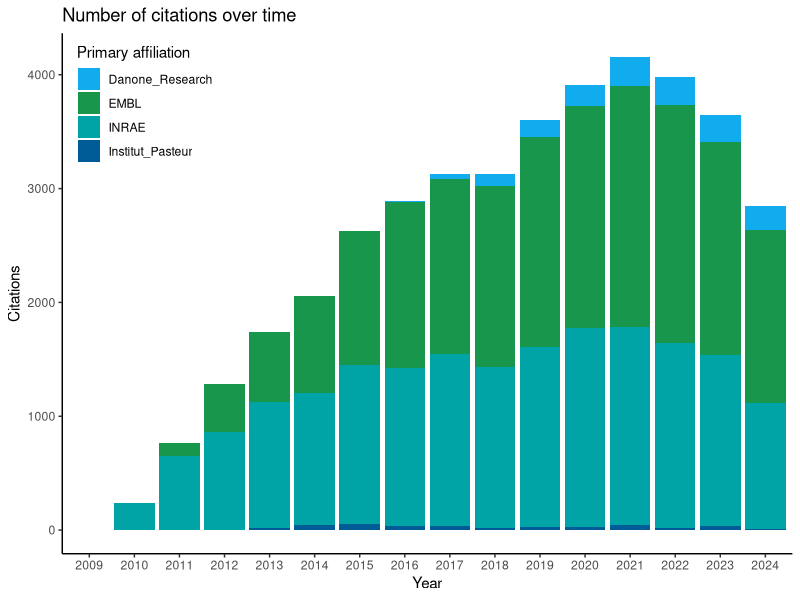
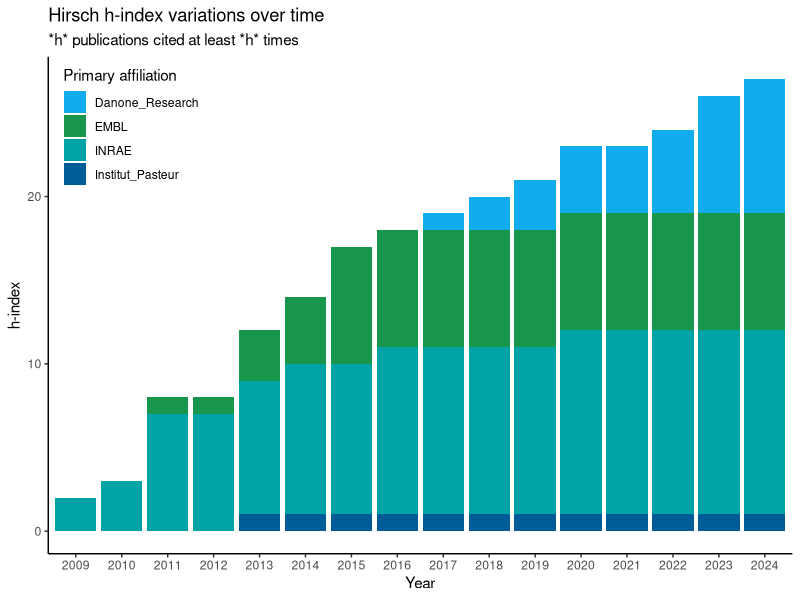
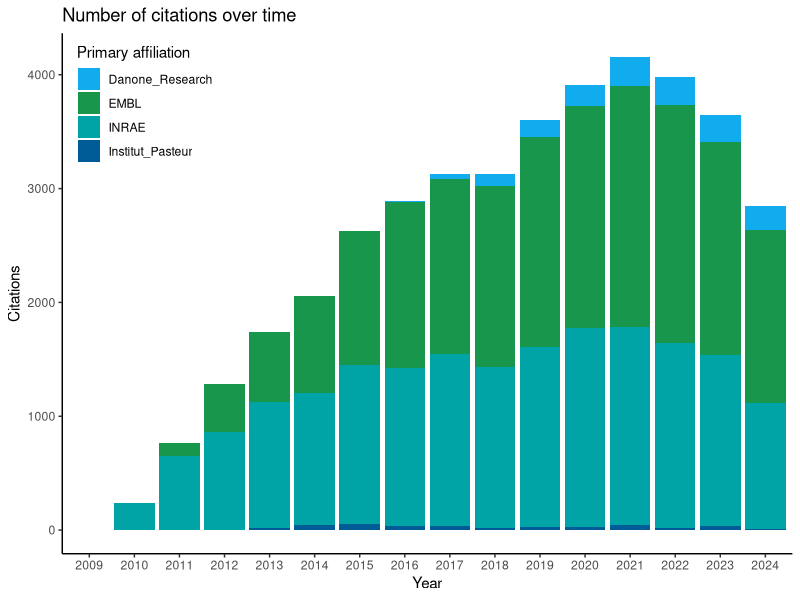
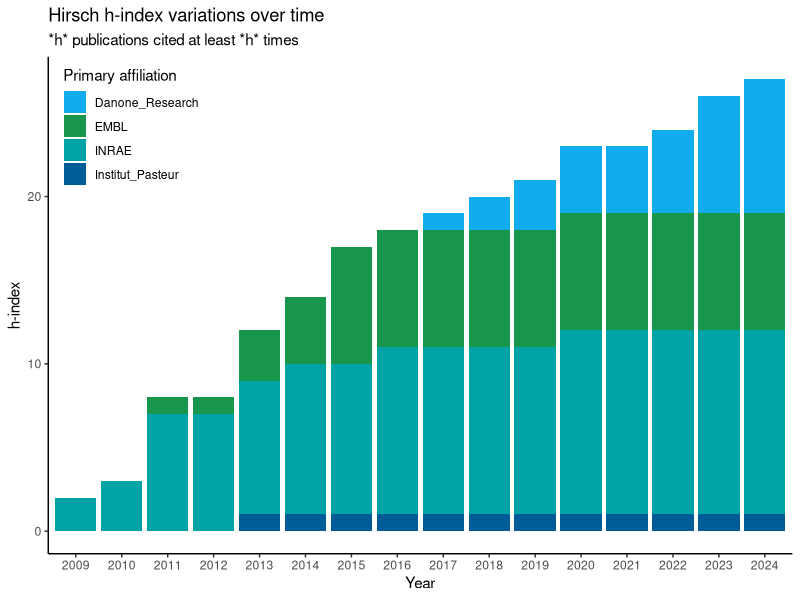

Write R code to recreate these figures, in order.
## ---- chunk 1

library(ggplot2)
library(dplyr)


## ---- chunk 2

publications_google_scholar = readr::read_csv("_data/publications_google_scholar.csv")

publications_citations_per_years = readr::read_csv("_data/publications_citations_per_years.csv")



## ---- chunk 3

affiliation_colors <- c(
  "Danone_Research" = "#11ACED", 
  "EMBL" = "#18974C", 
  "INRAE" = "#00a3a6", 
  "Institut_Pasteur" = "#005C97", 
  "UPEC" = "#D32F2F"
  
)


readr::read_csv2("_data/publications_affiliations.csv") %>%
  merge(publications_citations_per_years, by="pubid") %>%
  mutate(Year = as.character(Year)) %>%
  group_by(Year) %>%
  mutate(year_cite=sum(Citations)) %>%
  ggplot() + geom_bar(aes(x=Year, y=Citations, fill=primary_affiliation), stat="identity" ) +
  #geom_text(aes(x=Year, y=year_cite, label=year_cite), vjust=-0.5, color="black") + 
  scale_fill_manual("Primary affiliation", values = affiliation_colors) +
  ggtitle("Number of citations over time") +

  theme_classic() +
  theme(legend.position = c(0.02, 0.98),    # Top left position
        legend.justification = c(0, 1),     # Anchor point (top left corner)
        legend.background = element_rect(fill="transparent", color="transparent"), # Transparent background and border
        legend.margin = margin(t = 0, r = 0, b = 0, l = 0))  # Reduce margin to make it closer to the corner

ggsave("images/julien_tap_publications_citations_affiliations.png")

## ---- chunk 4
readr::read_csv2("_data/publications_affiliations.csv") %>%
  merge(publications_citations_per_years, by="pubid", all = TRUE) %>%
  select(pubid,primary_affiliation, Year, Citations) -> data

# Compute cumulative citations for each publication up to each year
cumulative_data <- data %>%
  group_by(pubid) %>%
  arrange(Year) %>%
  mutate(cumulative_citations = cumsum(Citations)) %>%
  ungroup()

# Compute h-index for each year based on cumulative citations
compute_h_index <- function(citations) {
  sorted_citations <- sort(citations, decreasing = TRUE)
  h_index <- sum(sorted_citations >= 1:length(sorted_citations))
  return(h_index)
}

h_index_data <- cumulative_data %>%
  group_by(Year) %>%
  mutate(h_index = compute_h_index(cumulative_citations),
         contributes_to_h_index = ifelse(cumulative_citations >= row_number(desc(cumulative_citations)) & row_number(desc(cumulative_citations)) <= h_index, 1, 0)) %>%
  ungroup()

# Aggregation by affiliation for publications that contributed to h-index
affiliation_contrib <- h_index_data %>%
  filter(contributes_to_h_index == 1) %>%
  group_by(Year, primary_affiliation) %>%
  summarise(count_contrib = n()) %>%
  ungroup()

affiliation_contrib %>%
  arrange(Year) %>%
  #filter(Year != 2009) %>%
  mutate(Year= as.character(Year)) %>%
  ggplot() + geom_bar(aes(x=Year, y=count_contrib, fill=primary_affiliation), stat="identity") +
  #geom_text(aes(x=Year, y=max_h_index, label=H_index), vjust=1.5, color="white") + # This line adds h-index values
  ylab("h-index") +
  theme_classic() +
  ggtitle("Hirsch h-index variations over time", subtitle = "*h* publications cited at least *h* times") +
  scale_fill_manual("Primary affiliation", values = affiliation_colors) +
  theme_classic() +
  theme(legend.position = c(0.02, 0.98),    # Top left position
        legend.justification = c(0, 1),     # Anchor point (top left corner)
        legend.background = element_rect(fill="transparent", color="transparent"), # Transparent background and border
        legend.margin = margin(t = 0, r = 0, b = 0, l = 0))  # Reduce margin to make it closer to the corner


ggsave("images/julien_tap_h_index_affiliations.png")

